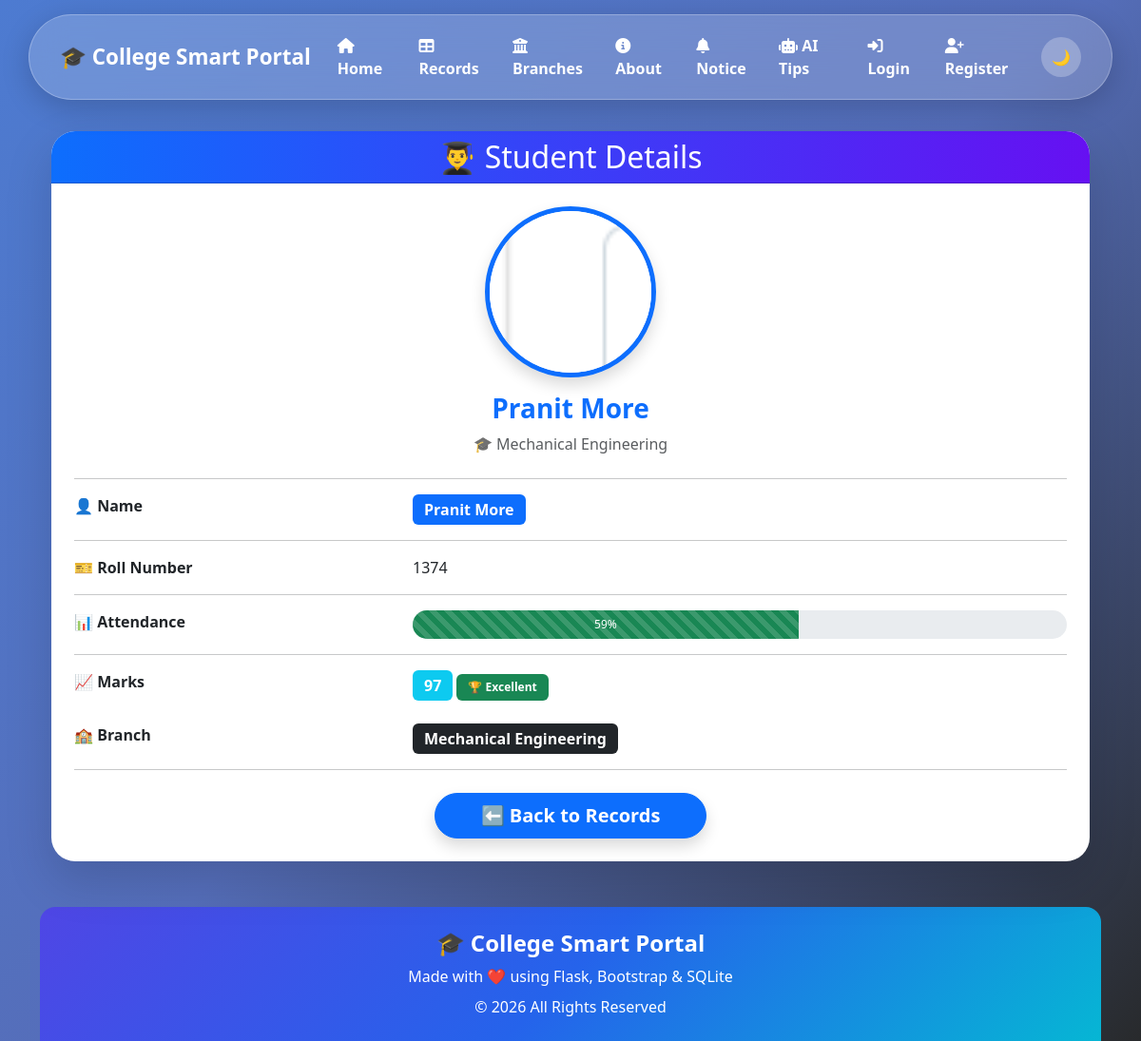
The page /student/7 on the database its author committed.
### tables this page shows
CREATE TABLE students (
            id INTEGER PRIMARY KEY AUTOINCREMENT,
            name TEXT NOT NULL,
            roll TEXT UNIQUE NOT NULL,
            attendance INTEGER NOT NULL,
            marks INTEGER NOT NULL,
            branch TEXT NOT NULL,
            photo TEXT
            
        
        );

### app.py (the view)
@app.route("/student/<int:id>")
def student_detail(id):
    conn = get_db()
    student = conn.execute(
        "SELECT * FROM students WHERE id=?",
        (id,)
    ).fetchone()
    conn.close()
    if student is None:
        flash("Student Not Found!", "danger")
        return redirect(url_for("records"))
    return render_template("student_detail.html", student=student)

### app.py (called while the page is built)
def get_db():
    conn = sqlite3.connect("myproject.db")
    conn.row_factory = sqlite3.Row
    return conn

### templates/student_detail.html (shortened to what this page needs)
{% extends 'base.html' %}
{% block content %}
<div class="container mt-5">
    <div class="card student-card">
        <div class="card-header text-center text-white"
             style="background:linear-gradient(90deg,#0d6efd,#6610f2);">
            <h2 class="mb-0">👨‍🎓 Student Details</h2>
        </div>
        <div class="card-body p-4">
        <div class="text-center mb-4">
    {% if student.photo %}
    <img src="{{ url_for('static', filename='uploads/' + student.photo) }}"
         alt="Student Photo"
         width="180"
         height="180"
         class="rounded-circle shadow"
         style="object-fit:cover;border:5px solid #0d6efd;">
    {% else %}
    <img src="https://via.placeholder.com/180?text=No+Photo"
         width="180"
         height="180"
         class="rounded-circle shadow">
    {% endif %}
    <h3 class="mt-3 fw-bold text-primary">
        {{ student.name }}
    </h3>
    <p class="text-muted mb-0">
        🎓 {{ student.branch}}
    </p>
</div>
<hr>
            <div class="row mb-3">
                <div class="col-md-4 fw-bold">
                    👤 Name
                </div>
                <div class="col-md-8">
                    <span class="badge bg-primary fs-6">
                        {{ student.name }}
                    </span>
                </div>
            </div>
            <hr>
            <div class="row mb-3">
                <div class="col-md-4 fw-bold">
                    🎫 Roll Number
                </div>
                <div class="col-md-8">
                    {{ student.roll }}
                </div>
            </div>
            <hr>
           <div class="row mb-3">
    <div class="col-md-4 fw-bold">
        📊 Attendance
    </div>
    <div class="col-md-8">
        <div class="progress" style="height:30px; border-radius:20px;">
            <div class="progress-bar progress-bar-striped progress-bar-animated bg-success"
                 style="width:{{ student.attendance }}%;">
                {{ student.attendance }}%
            </div>
        </div>
    </div>
</div>
            <hr>
            <div class="row mb-4">
                <div class="col-md-4 fw-bold">
                    📈 Marks
                </div>
                <div class="col-md-8">
                    <span class="badge bg-info fs-6">
                        {{ student.marks }}
                    </span>
                    {% if student.marks >= 90 %}
                        <span class="badge bg-success">🏆 Excellent</span>
                    {% elif student.marks >= 75 %}
                        <span class="badge bg-primary">👍 Good</span>
                    {% elif student.marks >= 60 %}
                        <span class="badge bg-warning text-dark">🙂 Average</span>
                    {% else %}
                        <span class="badge bg-danger">⚠️ Poor</span>
                    {% endif %}
                </div>
            </div>
            <div class="row mb-3">
    <div class="col-md-4 fw-bold">
        🏫 Branch
    </div>
    <div class="col-md-8">
        <span class="badge bg-dark fs-6">
            {{ student.branch }}
        </span>
    </div>
</div>
<hr>
            <div class="text-center mt-4">
            <a href="{{ url_for('records') }}"
           class="btn btn-primary btn-lg rounded-pill px-5 shadow">
             ⬅️ Back to Records
            </a>
            </div>
        </div>
    </div>
</div>
{% endblock %}

### templates/base.html (style rules this page uses)
.card { transition:0.3s; }
.badge { padding:8px 12px; }
.btn { transition:0.3s; }
.card-body div { transition:.3s; }
.btn { border: radius 15px; font-weight:bold; }
body { background:linear-gradient(135deg,#667eea,#764ba2,#6dd5ed); background-size:300% 300%; animation:bgMove 12s ease infinite; }

### templates/student_detail.html (style rules this page uses)
body { background:linear-gradient(135deg,#4d7bd1,#556eba,#282a2c); min-height:100vh; }
.student-card { border:none; border-radius:25px; overflow:hidden; box-shadow:0 20px 50px rgba(0,0,0,.15); }

### rows shown on the page
students: photo (picture), name "Pranit More", branch "Mechanical Engineering", roll "1374", attendance "59", marks "97"
